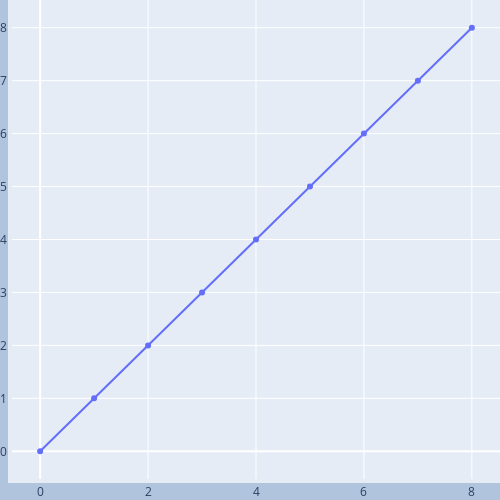

This figure's notebook cell:
### Code cell
import plotly.graph_objects as go

fig = go.Figure()

fig.add_trace(go.Scatter(
    x=[0, 1, 2, 3, 4, 5, 6, 7, 8],
    y=[0, 1, 2, 3, 4, 5, 6, 7, 8]
))

fig.update_layout(
    autosize=False,
    width=500,
    height=500,
    margin=dict(
        l=0,
        r=0,
        b=0,
        t=0,
        pad=4
    ),
    paper_bgcolor="LightSteelBlue",
)

fig.show()

### Figure 1 — Plotly figure (JSON) as saved in the notebook; plotly's stock layout.template omitted (floating-point values rounded to 4 significant figures)
{"data": [{"type": "scatter", "x": [0, 1, 2, 3, 4, 5, 6, 7, 8], "y": [0, 1, 2, 3, 4, 5, 6, 7, 8]}], "layout": {"autosize": false, "height": 500, "margin": {"b": 0, "l": 0, "pad": 4, "r": 0, "t": 0}, "paper_bgcolor": "LightSteelBlue", "width": 500}}
